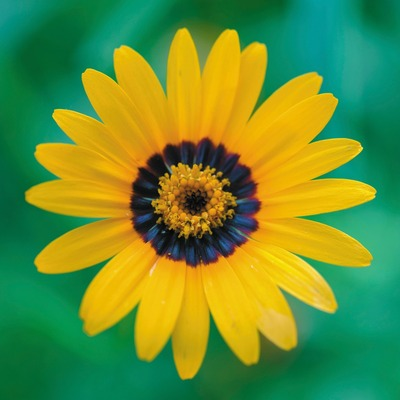
%> input picture DSP_Lab/flower.jpeg, 400 x 400 px
$ octave Exp4_3.m   (GNU Octave 9; MATLAB toolbox functions it lacks are replaced by stand-ins)
%> lines starting %> are read from the running program, lines starting %| are printed output that depends on the picture
% Exp 4 _ 3
% Teacher : Dr. Abidi
% Author: [SeyedAli] - [SeyedHosseini]
% E-mail: [alishosseini79@aut.ac.ir]
%Student-Number : [9723042]
% University: Amirkabir University of Technology
%% clear recent data
clc;
close all;
clear;
%% 4-3)a


%% 4-4)a
clc;
theta = 20;
len = 10;
h = fspecial('motion', len, theta) ;
f=imread('flower.jpeg');
%> f is the input picture: size 400x400x3 uint8; mean R, G, B 102.8, 142.9, 53.7
f= im2double(f);
%> f: size 400x400x3 double
G = imfilter(f,h,'conv','circular');

figure(1);
subplot(2,2,[1, 3])
imshow(f);
grid on;
title('Flower');

subplot(2,2,[2,4])
imshow(G);
grid on;
title('Flower Motion Blured filter ');

%% 4-4)b
clc;
NSR = zeros(1,6);
wnr1 = deconvwnr(G,h) ;
figure(2)
subplot(231)
imshow(wnr1)
title('Restored Flower Motion Blured with NSR = 0')

% Noise Parameters
noise_mean = 0;
noise_var = 0.0001;
% Estimated NSR
signal_var = var(f(:));
%> signal_var = 0.0916
NSR(2) = noise_var / signal_var;

wnr3 = deconvwnr(G,h,NSR(2));
figure(2)
subplot(232)
imshow(wnr3)
title('Restoration of Flower Motion Blured Image (Estimated NSR)')

% NSR random
NSR(3 : 6) = [0.5 , 1, 2 , 5 ];
%
clc;
for i = 2 : 6
    wnr = deconvwnr(G,h,NSR(i));
    figure(2)
    subplot(2,3,i)
    imshow(wnr)
    title(['Restoration of Flower Motion Blured  Image NSR = ', ...
        num2str(NSR(i))])
end
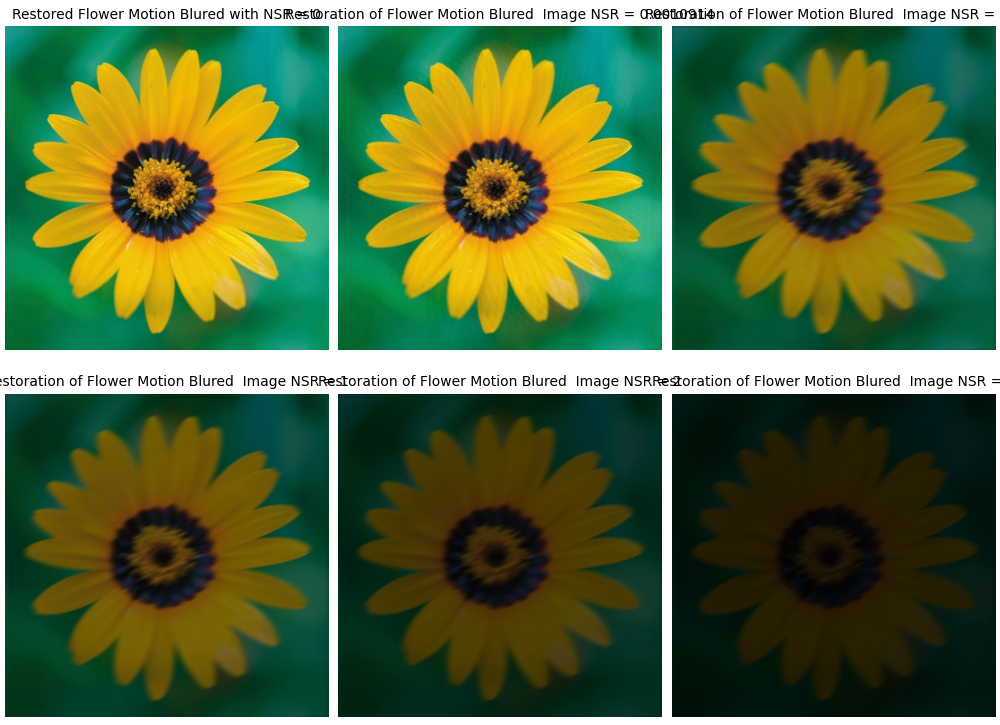
%> figure redrawn from the program's plot data, 6 panels

%% 4-4)c
% Noise Parameters
noise_mean = 0;
noise_var = 10;
blurred_noisy = imnoise(G,'gaussian',noise_mean,noise_var);
figure(3)
imshow(blurred_noisy)
title('Blurred and Noisy Flower Image')

%% 4-4)d
clc;
NSR = zeros(1,6);
wnr1 = deconvwnr(blurred_noisy,h) ;
figure(4)
subplot(231)
imshow(wnr1)
title('Restored Flower Motion Noisy Blured with NSR = 0')

% Estimated NSR
signal_var = var(f(:));
NSR(2) = noise_var / signal_var;

wnr3 = deconvwnr(blurred_noisy,h,NSR(2));
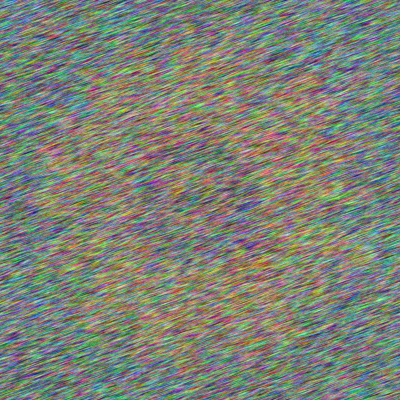
%> wnr3: size 400x400x3 double; mean R, G, B 0.00443, 0.0046, 0.0042; drawn with min black and max white
figure(4)
subplot(232)
imshow(wnr3)
title('Restoration of Flower Motion Noisy Blured Image (Estimated NSR)')

% NSR random
NSR(3 : 6) = [0.5 , 1, 2 , 5 ];
%
clc;
for i = 2 : 6
    wnr = deconvwnr(blurred_noisy,h,NSR(i));
    figure(4)
    subplot(2,3,i)
    imshow(wnr)
    title(['Restoration of Flower Motion Noisy Blured  Image NSR = ' ...
        ,num2str(NSR(i))])
end
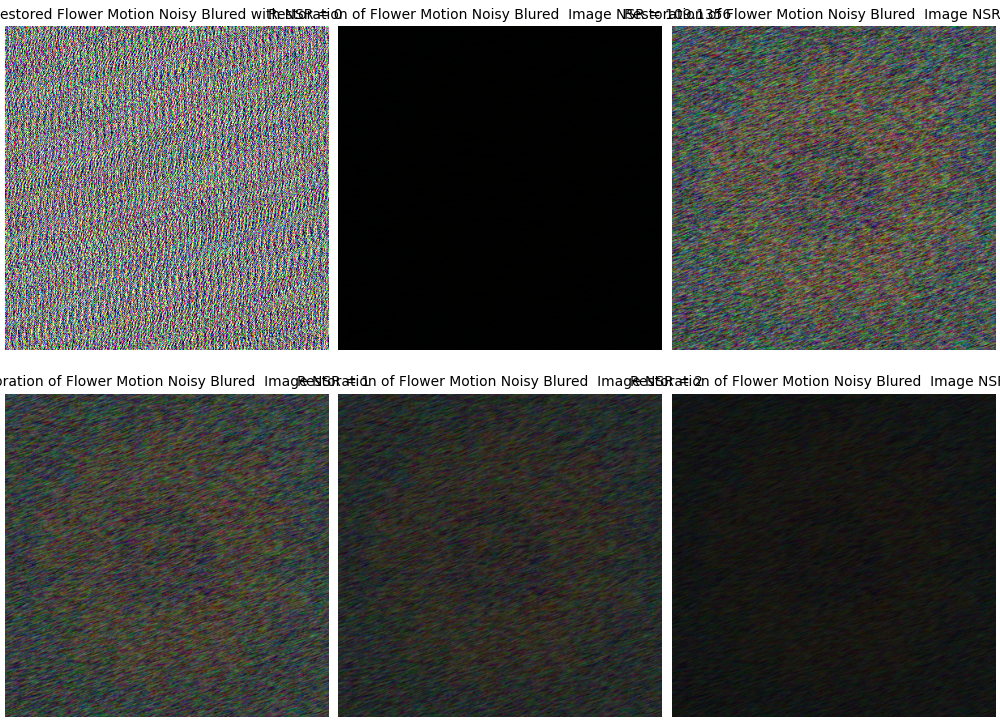
%> figure redrawn from the program's plot data, 6 panels

%% 4-5)a
clc;
I = imread('glass.tif');
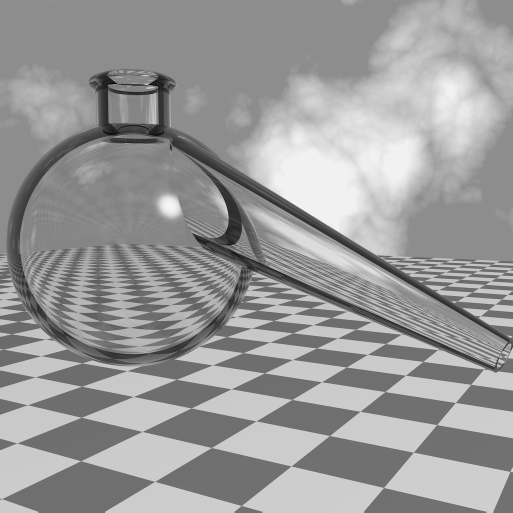
%> input picture DSP_Lab/glass.tif, 1025 x 1025 px (shown at 1/2 size)
%> I is the input picture: size 1025x1025 uint8; min 0, max 248, mean 153.7
I1 = im2double(I);

figure(5);
subplot(311)
imshow(I1);
grid on;
title('Glass');
%% 4-5)b
clc;
IF = fft2(I1);
IF = fftshift(I1);
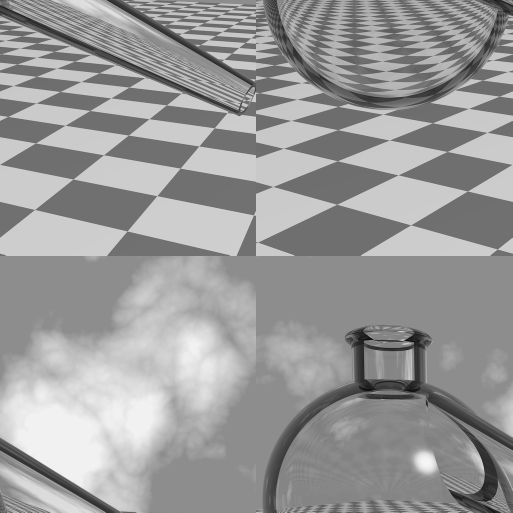
%> IF: size 1025x1025 double (shown at 1/2 size); min 0, max 0.973, mean 0.603; mean of the top-left, top-right, bottom-left and bottom-right quarters 0.609, 0.577, 0.702, 0.524

figure(6);
mesh(10*log10(abs(IF)));
grid on;
title('DFT Mag');

% subplot(313)
figure(7);
mesh(angle(IF));
grid on;
title('DFT phase');
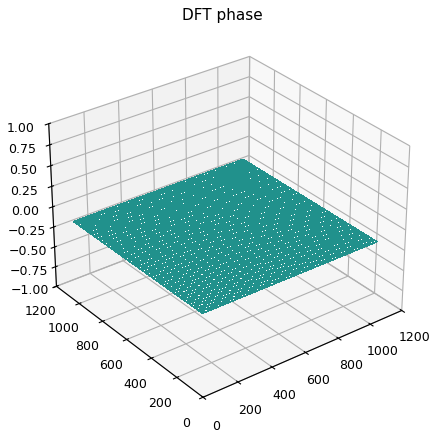
%> figure redrawn from the program's plot data

%% 4-5)c
clc;
%% 4-5)d
clc;
H = FFT_LP_2D(I1,0.1*pi);
figure(8);
subplot(121)
imshow(I1);
grid on;
title('Glass');

subplot(122)
imshow(H);
grid on;
title('Glass Low pass Filtered');

%% 4-5 ) h
B = imresize(I,1/4,"nearest"); %Gray Scale and 2-D are DownSampled
figure(9)
subplot(131);
imshow(I1);
grid on;
title('Glass');

subplot(132)
imshow(B);
grid on;
title('DownSampled Glass with coeff = 1/4');

B2 = FFT_LP_2D(B,0.11*pi);
%> call 2 of FFT_LP_2D, with cutoff_frequency = 0.346
%> in FFT_LP_2D (call 2), `Output_image = abs(ifft2(ifftshift(IP),'symmetric'));`:
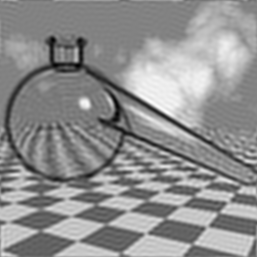
%> Output_image: size 257x257 double; min 19.63, max 257.3, mean 153.7; drawn with min black and max white

subplot(133)
imshow(B2);
grid on;
title('DownSampled 1/4 Glass LowPassed 0.5pi');

%% Function
function Output_image = FFT_LP_2D(input_image, cutoff_frequency)
% fc is the circular cutoff frequency which is normalized to [0 1], that is,
% the highest radian frequency \pi of digital signals is mapped to 1.
 if cutoff_frequency < 0 || cutoff_frequency > pi
     display("False Frequency You Entered");
 else
     [ir,ic,iz] = size(input_image);
     hr = (ir-1)/2;
     hc = (ic-1)/2;
     [x, y] = meshgrid(-hc:hc, -hr:hr); %Mesh which Has negatives and positives

     mg = sqrt((x/hc).^2 + (y/hr).^2); %CIrcular Image
     lp = double(mg <= cutoff_frequency);%if mg < Fc => save it

     IM = fftshift(fft2(double(input_image))); % DFT of Original Image
     IP = zeros(size(IM)); % Preallocating
    for z = 1:iz
        IP(:,:,z) = IM(:,:,z) .* lp;
    end
     Output_image = abs(ifft2(ifftshift(IP),'symmetric'));
 end
end
